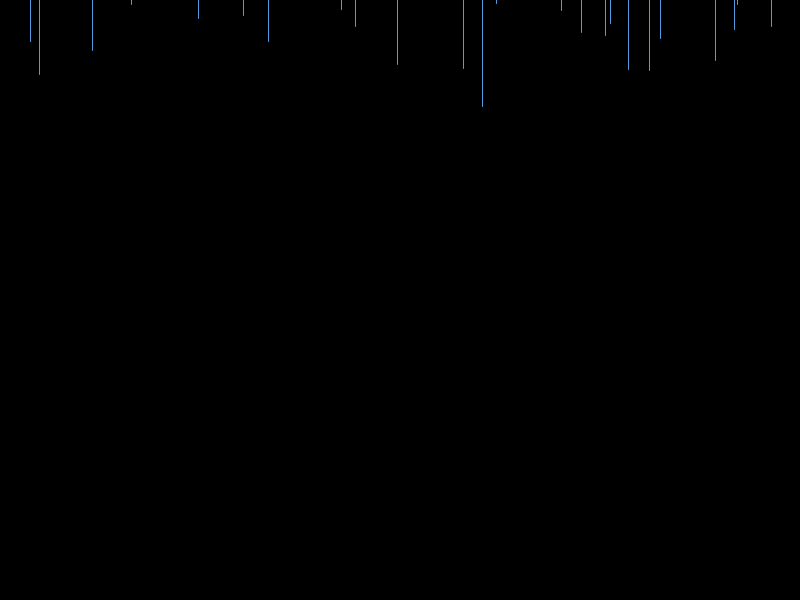
Frame 1 (no input)
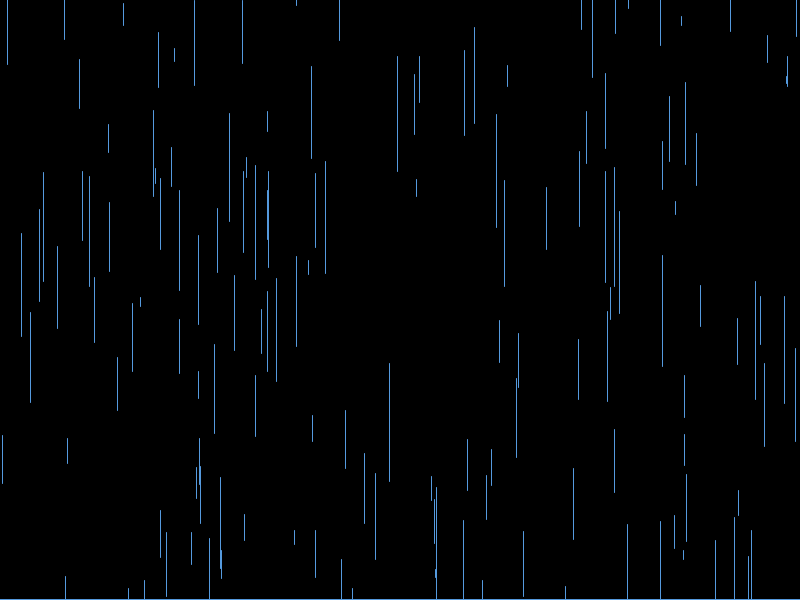
Frame 60 (the mouse pressed at the canvas centre just before this capture)
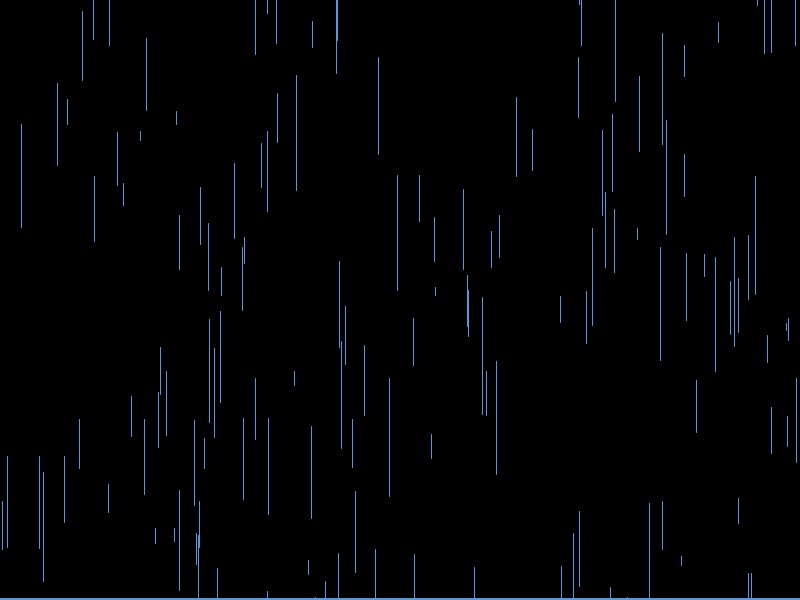
Frame 120 (the mouse held since frame 60 and released just before this capture)

The Processing sketch that drew these frames (run headless with seeded random() and noise(); from frame 60 on, the mouse is pressed at the canvas centre):

// Processing sketch: Rain4
// ── Rain4.pde
/* Rain, Final Step (4)
   Intro Digital Media Programming FA14
   Ben Taylor                            */

Raindrop drop[] = new Raindrop[200];
float flood = 0;

void setup() {
  size(800,600);
  strokeWeight(1);
  for (int i=0;i<drop.length;i++) {
    drop[i] = new Raindrop(int(random(width)),int(random(height)*-1),random(10)+1, random(10)+1);
  }
}

void draw() {
  
  background(0);
  
  stroke(#559ADE);
  for (int i=0;i<drop.length;i++) {
    drop[i].draw();
  }
  
  // make it flood
  fill(#559ADE);
  rect(0,height-flood,width,flood);
  if (flood >= height) {
     noLoop();
  }
  
}


class Raindrop {
  
  int x, y; 
  float size, speed;
  
  Raindrop(int setx, int sety, float setsize, float setspeed) {
    x = setx;
    y = sety;
    size = map(setsize, 1, 11, 4, 0.2);
    speed = map(setspeed, 1, 11, 20, 5);
  }
  
  void draw() {
    line(x,y,x,y+size*30);
    
    y += speed;
    
    // if raindrop gets to bottom of page, move back to top.
    if (y > height) {
       y = -300; 
       flood = flood + 0.005;
    }  
  }
}
